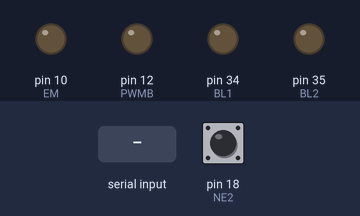
The sketch below on a simulated Arduino Mega 2560, built with avr-gcc and run on an emulated ATmega2560. Parts: output pins drawn as LEDs (lit = HIGH). The test bench sets the inputs (shaded band); at power-on: pin 18 (NE2) HIGH.

Above: at 1.2 s.
1.3 s: "1" received over the second serial link
At 2.17 s:
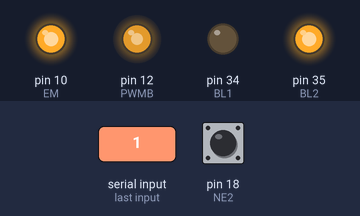
At 3.2 s:
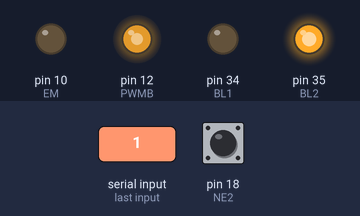
Timing chart, 0 to 4.7 s (numbered marks = the images above; inputs shaded):
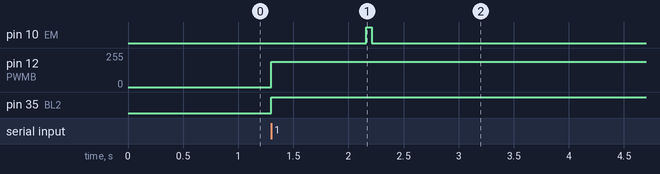

The sketch:

SGartFin.ino
```cpp
#define PWMB 12
#define NE2 18
#define NE1 31
#define BL1 34
#define BL2 35
#define EM 10
long count=0;
unsigned long du_reponse,t_command;
int dt = 10;
int tc=200,tc_pp=20;
int V;
double c_set,c_cur,marge;
double last_err,err,int_err,der_err;
int tape_command,configuration_mode;
int note,last_note,diff_note;
double kp,ki,kd;
double a1,a3;
double m,m0;
int note2count[]={0,50,102,152,200,250,300,350,400,450,500,547};
void setup() {
  // put your setup code here, to run once:
  kp = 0.2;//0.8
  ki=0.02;//0.02
  kd=100;//100;
  err=0;
  last_note=1;
  diff_note=0;
  m = 2.5;//-2
  m0 = 1;
  c_set=0;
  du_reponse=850;//à déterminer grâce au temps de réponse maximal de moteur
  tape_command=0;
  configuration_mode=1;
  Serial2.begin(9600);
  Serial.begin(9600);
  pinMode(PWMB,OUTPUT);
  pinMode(NE2,INPUT_PULLUP);
  pinMode(NE1,INPUT);
  pinMode(BL1,OUTPUT);
  pinMode(BL2,OUTPUT);
  pinMode(EM,OUTPUT);
  attachInterrupt(digitalPinToInterrupt(NE2),inter,RISING);
  digitalWrite(EM,LOW);
}

void loop() {
  // put your main code here, to run repeatedly:
  // read command
  if(Serial2.available()){
    note=Serial2.read();
    switch(note){
      case 0:
      case 20:
      case 30:
      case 21:
      case 31:
        configuration_mode=1;
        break;
      default:
        configuration_mode=0;
        diff_note=note-last_note;
        if(diff_note>0)marge=+m;
        else marge=-m;
        if(diff_note==0)marge=0;
        c_set = -note2count[note-1]+marge;
        tape_command=1;
        last_note=note;
        t_command=millis();
        break;
    }
  }
  if(configuration_mode){
    int PWM = 5*255/12;
    int PWM_pp = 2*255/12;
    switch(note){
      case 20:
        rotation_cw(PWM);
        delay(tc);
        count=m0;
        break;
      case 21:
        rotation_cw(PWM_pp);
        delay(tc_pp);
        count=m0;
        break;
      case 30:
        rotation_ccw(PWM);
        delay(tc);
        count=-m0;
        break;
      case 31:
        rotation_ccw(PWM_pp);
        delay(tc_pp);
        count=-m0;
        break;
      default:
        stop();
        break;
    }
    note=0;
    err=0;
    last_err=0;
    int_err=0;
    der_err=0;
  }
  else{
    // PID control
    last_err=err;
    c_cur=count;
    err = c_cur-c_set;
    int_err += err*0.001*dt;
    der_err = (err-last_err)*0.001/dt;
    //*0.001/dt;
    V = PID(err,int_err,der_err);
    V = constrain(V,-9.0,9.0);
    if(V>=0)
    {
      int PWM = V*255/12;
      rotation_cw(PWM);
      delay(dt);
    }
    else
    {
      int PWM = -V*255/12;
      rotation_ccw(PWM);
      delay(dt);
    }
    if(tape_command&&(millis()-t_command)>du_reponse){//abs(der_err)<2 &&abs(err)<5 && tape_fin==0){
      digitalWrite(EM,HIGH);
      delay(50);//30 mieux
      digitalWrite(EM,LOW);
      tape_command=0;
    }

  }
  //Serial.println(V);
}


void rotation_ccw(int PWM){
analogWrite(PWMB,PWM);
digitalWrite(BL2,LOW);
digitalWrite(BL1,HIGH);
}
void rotation_cw(int PWM){
analogWrite(PWMB,PWM);
digitalWrite(BL1,LOW);
digitalWrite(BL2,HIGH);
}
void stop(){
analogWrite(12,0);
}

void inter(){
  if(digitalRead(NE1)>0)
  count++;
  else count--;
}
double PID(int err,int int_err,int der_err){
  return kp*err+ki*int_err+kd*der_err;
}
```

Measured:
- after the input at 1.3 s, pin 10 (EM): LOW → HIGH after 0.86 s, → LOW 0.05 s later; pin 12 (PWMB): 0/255 → 191/255 at once; pin 35 (BL2): LOW → HIGH at once
